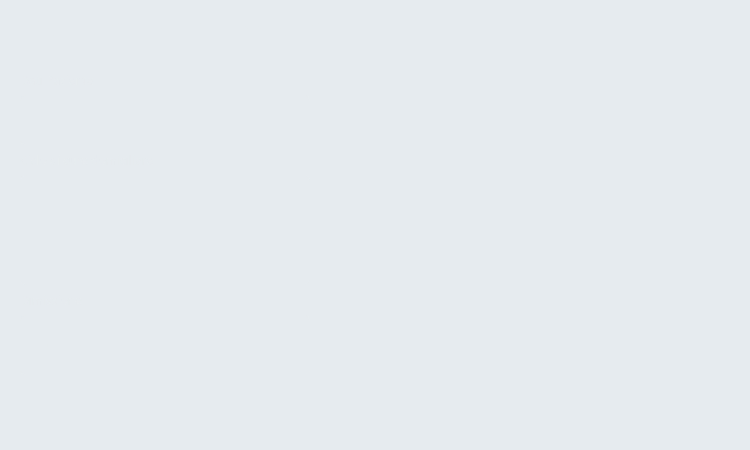
<?xml version="1.0" encoding="UTF-8"?>
<ui version="4.0">
 <class>ProntoSoccorso</class>
 <widget class="QWidget" name="ProntoSoccorso">
  <property name="geometry">
   <rect>
    <x>0</x>
    <y>0</y>
    <width>750</width>
    <height>450</height>
   </rect>
  </property>
  <property name="minimumSize">
   <size>
    <width>750</width>
    <height>450</height>
   </size>
  </property>
  <property name="maximumSize">
   <size>
    <width>750</width>
    <height>450</height>
   </size>
  </property>
  <property name="windowTitle">
   <string>Form</string>
  </property>
  <property name="styleSheet">
   <string notr="true">background-color: rgb(230, 235, 239);</string>
  </property>
  <widget class="QLabel" name="InformazioniProfilo">
   <property name="geometry">
    <rect>
     <x>10</x>
     <y>5</y>
     <width>581</width>
     <height>40</height>
    </rect>
   </property>
   <property name="font">
    <font>
     <family>Montserrat SemiBold</family>
     <pointsize>20</pointsize>
     <weight>50</weight>
     <bold>false</bold>
    </font>
   </property>
   <property name="styleSheet">
    <string notr="true">background-color: rgba(230, 235, 239,0);
color: rgb(230, 235, 239);</string>
   </property>
   <property name="text">
    <string>Info lettera di dimissione</string>
   </property>
   <property name="wordWrap">
    <bool>false</bool>
   </property>
  </widget>
  <widget class="QLabel" name="Back">
   <property name="geometry">
    <rect>
     <x>0</x>
     <y>0</y>
     <width>750</width>
     <height>450</height>
    </rect>
   </property>
   <property name="font">
    <font>
     <family>Montserrat Medium</family>
     <pointsize>12</pointsize>
    </font>
   </property>
   <property name="text">
    <string/>
   </property>
   <property name="pixmap">
    <pixmap>../../../../../../MATERIALE/Back.png</pixmap>
   </property>
   <property name="scaledContents">
    <bool>true</bool>
   </property>
  </widget>
  <widget class="QLabel" name="label_5">
   <property name="geometry">
    <rect>
     <x>20</x>
     <y>150</y>
     <width>290</width>
     <height>20</height>
    </rect>
   </property>
   <property name="font">
    <font>
     <family>Montserrat SemiBold</family>
     <pointsize>9</pointsize>
    </font>
   </property>
   <property name="styleSheet">
    <string notr="true">color: rgba(230, 235, 239,0.6);
background-color: rgba(0, 57, 97,0);</string>
   </property>
   <property name="text">
    <string>Ciclo di cure domiciliare</string>
   </property>
  </widget>
  <widget class="QLabel" name="LogoLettarDiDimissione">
   <property name="geometry">
    <rect>
     <x>420</x>
     <y>129</y>
     <width>192</width>
     <height>195</height>
    </rect>
   </property>
   <property name="styleSheet">
    <string notr="true">background-color: rgba(230, 235, 239,0);</string>
   </property>
   <property name="text">
    <string/>
   </property>
   <property name="pixmap">
    <pixmap>../../../../../../MATERIALE/IconaLetteraDiDimissione.png</pixmap>
   </property>
   <property name="scaledContents">
    <bool>true</bool>
   </property>
   <property name="wordWrap">
    <bool>false</bool>
   </property>
  </widget>
  <widget class="QLabel" name="label_8">
   <property name="geometry">
    <rect>
     <x>20</x>
     <y>70</y>
     <width>290</width>
     <height>20</height>
    </rect>
   </property>
   <property name="font">
    <font>
     <family>Montserrat SemiBold</family>
     <pointsize>9</pointsize>
    </font>
   </property>
   <property name="styleSheet">
    <string notr="true">color: rgba(230, 235, 239,0.6);
background-color: rgba(0, 57, 97,0);</string>
   </property>
   <property name="text">
    <string>Dati Paziente</string>
   </property>
  </widget>
  <widget class="QLabel" name="Nome">
   <property name="geometry">
    <rect>
     <x>30</x>
     <y>105</y>
     <width>130</width>
     <height>30</height>
    </rect>
   </property>
   <property name="font">
    <font>
     <family>Montserrat Medium</family>
     <pointsize>10</pointsize>
    </font>
   </property>
   <property name="styleSheet">
    <string notr="true">background-color: rgba(0, 57, 97,0);
color: rgb(230, 235, 239);

border-radius: 6px;
   

</string>
   </property>
   <property name="text">
    <string/>
   </property>
  </widget>
  <widget class="QLabel" name="Cognome">
   <property name="geometry">
    <rect>
     <x>170</x>
     <y>105</y>
     <width>130</width>
     <height>30</height>
    </rect>
   </property>
   <property name="font">
    <font>
     <family>Montserrat Medium</family>
     <pointsize>10</pointsize>
    </font>
   </property>
   <property name="styleSheet">
    <string notr="true">background-color: rgba(0, 57, 97,0);
color: rgb(230, 235, 239);

border-radius: 6px;
   

</string>
   </property>
   <property name="text">
    <string/>
   </property>
  </widget>
  <widget class="QLabel" name="Sheda_2">
   <property name="geometry">
    <rect>
     <x>20</x>
     <y>95</y>
     <width>290</width>
     <height>50</height>
    </rect>
   </property>
   <property name="styleSheet">
    <string notr="true">background-color: rgba(230, 235, 239,0);
border: 1px solid rgba(230, 235, 239,0.6);
border-radius: 5px;
</string>
   </property>
   <property name="text">
    <string/>
   </property>
  </widget>
  <widget class="QLabel" name="Sheda_3">
   <property name="geometry">
    <rect>
     <x>20</x>
     <y>315</y>
     <width>290</width>
     <height>60</height>
    </rect>
   </property>
   <property name="styleSheet">
    <string notr="true">background-color: rgba(230, 235, 239,0);
border: 1px solid rgba(230, 235, 239,0.6);
border-radius: 5px;
</string>
   </property>
   <property name="text">
    <string/>
   </property>
  </widget>
  <widget class="QLabel" name="label_6">
   <property name="geometry">
    <rect>
     <x>30</x>
     <y>330</y>
     <width>130</width>
     <height>30</height>
    </rect>
   </property>
   <property name="font">
    <font>
     <family>Montserrat Medium</family>
     <pointsize>10</pointsize>
    </font>
   </property>
   <property name="styleSheet">
    <string notr="true">background-color: rgba(0, 57, 97,0);
color: rgb(230, 235, 239);

border-radius: 6px;
   

</string>
   </property>
   <property name="text">
    <string>Data dimissione:</string>
   </property>
  </widget>
  <widget class="QLabel" name="label_9">
   <property name="geometry">
    <rect>
     <x>20</x>
     <y>290</y>
     <width>290</width>
     <height>20</height>
    </rect>
   </property>
   <property name="font">
    <font>
     <family>Montserrat SemiBold</family>
     <pointsize>9</pointsize>
    </font>
   </property>
   <property name="styleSheet">
    <string notr="true">color: rgba(230, 235, 239,0.6);
background-color: rgba(0, 57, 97,0);</string>
   </property>
   <property name="text">
    <string>Dimissione</string>
   </property>
  </widget>
  <widget class="QLineEdit" name="lineEdit_Data">
   <property name="geometry">
    <rect>
     <x>170</x>
     <y>330</y>
     <width>130</width>
     <height>30</height>
    </rect>
   </property>
   <property name="styleSheet">
    <string notr="true">background-color: rgba(0, 57, 97,0);
color: rgb(230, 235, 239);

border-radius: 6px;
   

</string>
   </property>
   <property name="maxLength">
    <number>10</number>
   </property>
   <property name="frame">
    <bool>true</bool>
   </property>
   <property name="readOnly">
    <bool>true</bool>
   </property>
  </widget>
  <widget class="QLabel" name="CicloDiCure">
   <property name="geometry">
    <rect>
     <x>20</x>
     <y>175</y>
     <width>290</width>
     <height>110</height>
    </rect>
   </property>
   <property name="font">
    <font>
     <family>Montserrat Medium</family>
     <pointsize>10</pointsize>
    </font>
   </property>
   <property name="styleSheet">
    <string notr="true">background-color: rgba(0, 57, 97,0);
color: rgb(230, 235, 239);
border: 1px solid rgba(230, 235, 239,0.6);
border-radius: 6px;
padding: 5px;</string>
   </property>
   <property name="text">
    <string/>
   </property>
  </widget>
  <zorder>Back</zorder>
  <zorder>Sheda_2</zorder>
  <zorder>InformazioniProfilo</zorder>
  <zorder>label_5</zorder>
  <zorder>LogoLettarDiDimissione</zorder>
  <zorder>label_8</zorder>
  <zorder>Nome</zorder>
  <zorder>Cognome</zorder>
  <zorder>Sheda_3</zorder>
  <zorder>label_6</zorder>
  <zorder>label_9</zorder>
  <zorder>lineEdit_Data</zorder>
  <zorder>CicloDiCure</zorder>
 </widget>
 <resources>
  <include location="../../../../../../asa.qrc"/>
 </resources>
 <connections/>
</ui>
